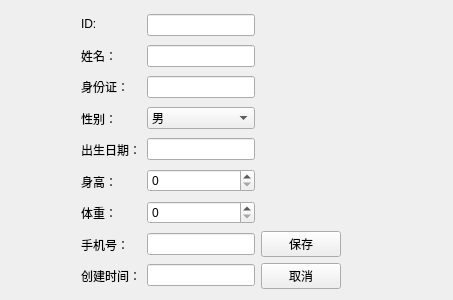
<?xml version="1.0" encoding="UTF-8"?>
<ui version="4.0">
 <class>PatientEditView</class>
 <widget class="QWidget" name="PatientEditView">
  <property name="geometry">
   <rect>
    <x>0</x>
    <y>0</y>
    <width>453</width>
    <height>300</height>
   </rect>
  </property>
  <property name="windowTitle">
   <string>编辑患者信息</string>
  </property>
  <layout class="QHBoxLayout" name="horizontalLayout_2">
   <item>
    <spacer name="horizontalSpacer">
     <property name="orientation">
      <enum>Qt::Orientation::Horizontal</enum>
     </property>
     <property name="sizeType">
      <enum>QSizePolicy::Policy::Fixed</enum>
     </property>
     <property name="sizeHint" stdset="0">
      <size>
       <width>70</width>
       <height>20</height>
      </size>
     </property>
    </spacer>
   </item>
   <item>
    <layout class="QHBoxLayout" name="horizontalLayout">
     <item>
      <layout class="QVBoxLayout" name="verticalLayout">
       <item>
        <widget class="QLabel" name="label">
         <property name="text">
          <string>ID:</string>
         </property>
        </widget>
       </item>
       <item>
        <widget class="QLabel" name="label_2">
         <property name="text">
          <string>姓名：</string>
         </property>
        </widget>
       </item>
       <item>
        <widget class="QLabel" name="label_3">
         <property name="text">
          <string>身份证：</string>
         </property>
        </widget>
       </item>
       <item>
        <widget class="QLabel" name="label_4">
         <property name="text">
          <string>性别：</string>
         </property>
        </widget>
       </item>
       <item>
        <widget class="QLabel" name="label_5">
         <property name="text">
          <string>出生日期：</string>
         </property>
        </widget>
       </item>
       <item>
        <widget class="QLabel" name="label_6">
         <property name="text">
          <string>身高：</string>
         </property>
        </widget>
       </item>
       <item>
        <widget class="QLabel" name="label_7">
         <property name="text">
          <string>体重：</string>
         </property>
        </widget>
       </item>
       <item>
        <widget class="QLabel" name="label_8">
         <property name="text">
          <string>手机号：</string>
         </property>
        </widget>
       </item>
       <item>
        <widget class="QLabel" name="label_9">
         <property name="text">
          <string>创建时间：</string>
         </property>
        </widget>
       </item>
      </layout>
     </item>
     <item>
      <layout class="QVBoxLayout" name="verticalLayout_2">
       <item>
        <widget class="QLineEdit" name="dbEditID"/>
       </item>
       <item>
        <widget class="QLineEdit" name="dbEditName"/>
       </item>
       <item>
        <widget class="QLineEdit" name="dbEditIDCard"/>
       </item>
       <item>
        <widget class="QComboBox" name="dbComboSex">
         <item>
          <property name="text">
           <string>男</string>
          </property>
         </item>
         <item>
          <property name="text">
           <string>女</string>
          </property>
         </item>
        </widget>
       </item>
       <item>
        <widget class="QLineEdit" name="dbDataEditDOB"/>
       </item>
       <item>
        <widget class="QSpinBox" name="dbSpinHeight"/>
       </item>
       <item>
        <widget class="QSpinBox" name="dbSpinWeight"/>
       </item>
       <item>
        <widget class="QLineEdit" name="dbEditMobile"/>
       </item>
       <item>
        <widget class="QLineEdit" name="dbCreatedTimeStamp"/>
       </item>
      </layout>
     </item>
    </layout>
   </item>
   <item>
    <layout class="QVBoxLayout" name="verticalLayout_4">
     <item>
      <spacer name="verticalSpacer">
       <property name="orientation">
        <enum>Qt::Orientation::Vertical</enum>
       </property>
       <property name="sizeHint" stdset="0">
        <size>
         <width>20</width>
         <height>40</height>
        </size>
       </property>
      </spacer>
     </item>
     <item>
      <layout class="QVBoxLayout" name="verticalLayout_3">
       <item>
        <widget class="QPushButton" name="pushButton">
         <property name="text">
          <string>保存</string>
         </property>
        </widget>
       </item>
       <item>
        <widget class="QPushButton" name="pushButton_2">
         <property name="text">
          <string>取消</string>
         </property>
        </widget>
       </item>
      </layout>
     </item>
    </layout>
   </item>
   <item>
    <spacer name="horizontalSpacer_2">
     <property name="orientation">
      <enum>Qt::Orientation::Horizontal</enum>
     </property>
     <property name="sizeHint" stdset="0">
      <size>
       <width>40</width>
       <height>20</height>
      </size>
     </property>
    </spacer>
   </item>
  </layout>
 </widget>
 <resources/>
 <connections/>
</ui>
